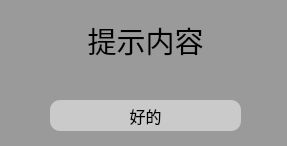
<?xml version="1.0" encoding="UTF-8"?>
<ui version="4.0">
 <class>tipwindowui</class>
 <widget class="QWidget" name="tipwindowui">
  <property name="geometry">
   <rect>
    <x>0</x>
    <y>0</y>
    <width>287</width>
    <height>146</height>
   </rect>
  </property>
  <property name="windowTitle">
   <string>MessageBar</string>
  </property>
  <property name="styleSheet">
   <string notr="true">background-color:rgb(154, 154, 154);
radius: 10px;</string>
  </property>
  <widget class="QPushButton" name="okButton">
   <property name="geometry">
    <rect>
     <x>50</x>
     <y>100</y>
     <width>191</width>
     <height>31</height>
    </rect>
   </property>
   <property name="styleSheet">
    <string notr="true">background-color:rgb(202, 202, 202);
font-size: 16px;
border-radius: 10px;
opacity: 0.1;</string>
   </property>
   <property name="text">
    <string>好的</string>
   </property>
  </widget>
  <widget class="QLabel" name="msgLabel">
   <property name="geometry">
    <rect>
     <x>40</x>
     <y>10</y>
     <width>211</width>
     <height>61</height>
    </rect>
   </property>
   <property name="styleSheet">
    <string notr="true">font-size:26px;</string>
   </property>
   <property name="text">
    <string>&lt;html&gt;&lt;head/&gt;&lt;body&gt;&lt;p align=&quot;center&quot;&gt;&lt;span style=&quot; font-size:22pt;&quot;&gt;提示内容&lt;/span&gt;&lt;/p&gt;&lt;/body&gt;&lt;/html&gt;</string>
   </property>
  </widget>
 </widget>
 <resources/>
 <connections/>
</ui>
